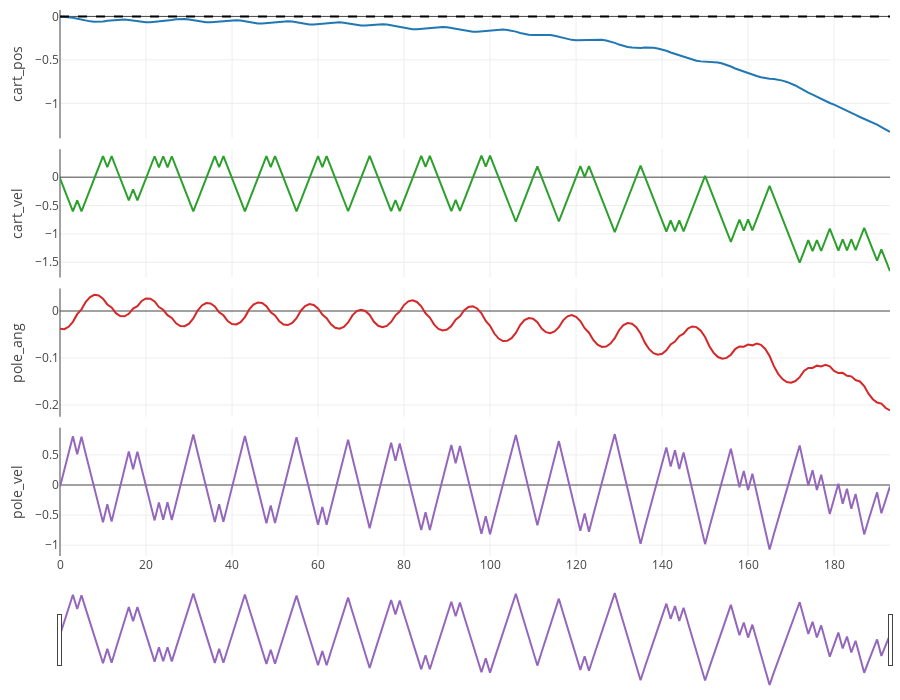

The notebook cell this image was saved under:
### Code cell
EP = 0

fig = cprender.lineplot(df, ep=EP)
fig.show()

### Figure 1 — Plotly figure (JSON) as saved in the notebook; plotly's stock layout.template omitted (floating-point values rounded to 4 significant figures; data arrays with more than 128 entries replaced by an {"elided": "..."} marker saying what was removed)
{"data": [{"mode": "lines", "name": "cart_pos", "showlegend": false, "type": "scatter", "x": {"elided": "194 int values"}, "xaxis": "x", "y": {"elided": "194 float values"}, "yaxis": "y"}, {"line": {"color": "black", "dash": "dash"}, "mode": "lines", "name": "cart_pos_setpoint", "showlegend": false, "type": "scatter", "x": {"elided": "194 int values"}, "xaxis": "x", "y": {"elided": "194 int values"}, "yaxis": "y"}, {"mode": "lines", "name": "cart_vel", "showlegend": false, "type": "scatter", "x": {"elided": "194 int values"}, "xaxis": "x2", "y": {"elided": "194 float values"}, "yaxis": "y2"}, {"mode": "lines", "name": "pole_ang", "showlegend": false, "type": "scatter", "x": {"elided": "194 int values"}, "xaxis": "x3", "y": {"elided": "194 float values"}, "yaxis": "y3"}, {"mode": "lines", "name": "pole_vel", "showlegend": false, "type": "scatter", "x": {"elided": "194 int values"}, "xaxis": "x4", "y": {"elided": "194 float values"}, "yaxis": "y4"}], "layout": {"height": 700, "hovermode": "x unified", "margin": {"b": 10, "l": 60, "r": 10, "t": 10}, "xaxis": {"anchor": "y", "domain": [0, 1], "matches": "x4", "showticklabels": false}, "xaxis2": {"anchor": "y2", "domain": [0, 1], "matches": "x4", "showticklabels": false}, "xaxis3": {"anchor": "y3", "domain": [0, 1], "matches": "x4", "showticklabels": false}, "xaxis4": {"anchor": "y4", "domain": [0, 1], "rangeslider": {"visible": true}}, "yaxis": {"anchor": "x", "domain": [0.765, 1.0], "title": {"text": "cart_pos"}}, "yaxis2": {"anchor": "x2", "domain": [0.51, 0.745], "title": {"text": "cart_vel"}}, "yaxis3": {"anchor": "x3", "domain": [0.255, 0.49], "title": {"text": "pole_ang"}}, "yaxis4": {"anchor": "x4", "domain": [0, 0.235], "title": {"text": "pole_vel"}}}}
